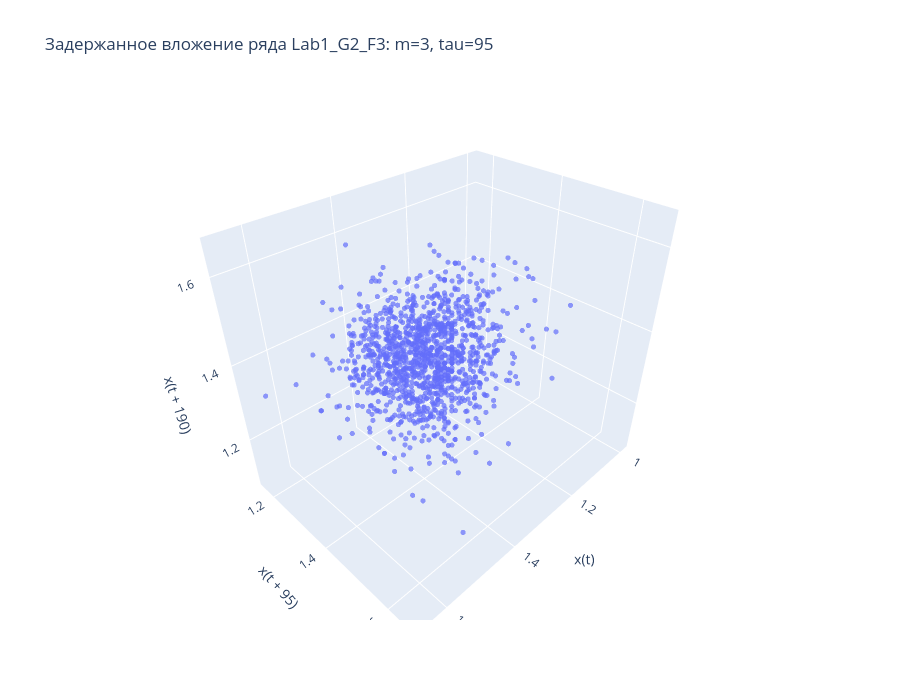

Notebook code cell kept with this figure:
### Code cell
import plotly.graph_objects as go

fig = go.Figure()

fig.add_trace(
    go.Scatter3d(
        x=X_embedded[:, 0],
        y=X_embedded[:, 1],
        z=X_embedded[:, 2],
        mode="markers",
        marker=dict(
            size=3,
            opacity=0.7
        )
    )
)

fig.update_layout(
    title=f"Задержанное вложение ряда {selected_col}: m={M_DIMENSION}, tau={TAU_SINGLE}",
    scene=dict(
        xaxis_title="x(t)",
        yaxis_title=f"x(t + {TAU_SINGLE})",
        zaxis_title=f"x(t + {2 * TAU_SINGLE})"
    ),
    width=900,
    height=700
)

fig.show()

### Figure 1 — Plotly figure (JSON) as saved in the notebook; plotly's stock layout.template omitted (floating-point values rounded to 4 significant figures; data arrays with more than 128 entries replaced by an {"elided": "..."} marker saying what was removed)
{"data": [{"marker": {"opacity": 0.7, "size": 3}, "mode": "markers", "type": "scatter3d", "x": {"elided": "1249 float values"}, "y": {"elided": "1249 float values"}, "z": {"elided": "1249 float values"}}], "layout": {"height": 700, "scene": {"xaxis": {"title": {"text": "x(t)"}}, "yaxis": {"title": {"text": "x(t + 95)"}}, "zaxis": {"title": {"text": "x(t + 190)"}}}, "title": {"text": "Задержанное вложение ряда Lab1_G2_F3: m=3, tau=95"}, "width": 900}}
